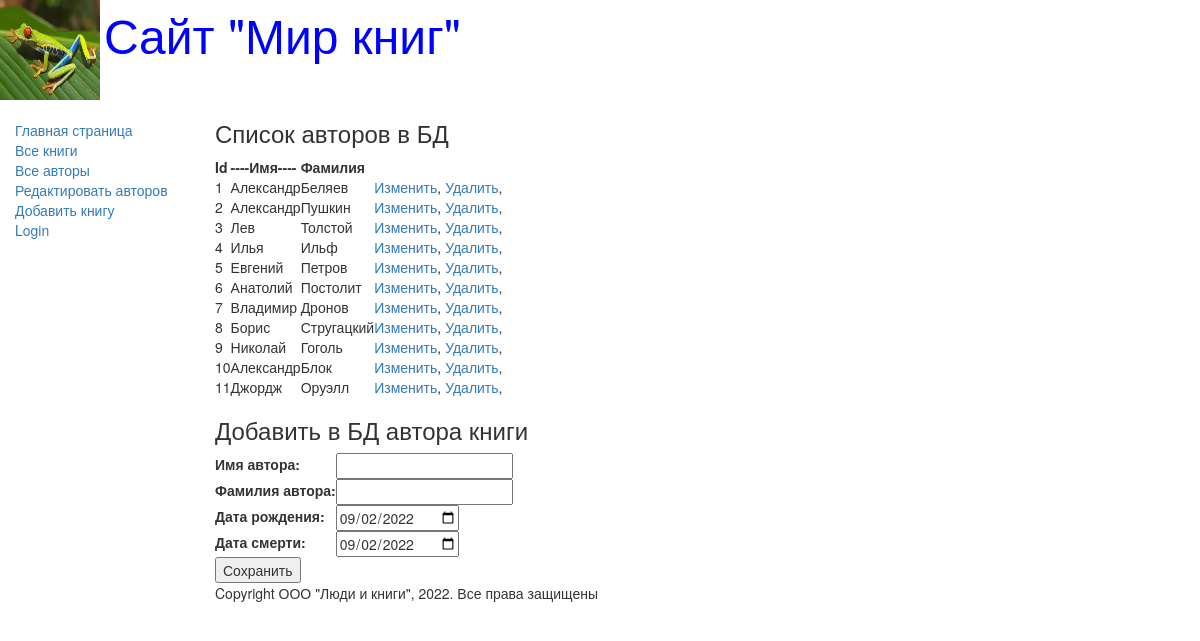
Page /authors_add/ on the committed database.
### catalog/models.py (models this page shows, shortened)
class Author(models.Model):
    first_name = models.CharField(max_length=100, help_text='Введите имя автора', verbose_name='Имя автора')
    last_name = models.CharField(max_length=100, help_text='Введите фамилию автора', verbose_name='Фамилия автора')
    date_of_birth = models.DateField(help_text='Введите дату рождения', verbose_name='Дата рождения', null=True,
                                     blank=True)
    date_of_death = models.DateField(help_text='Введите дату смерти', verbose_name='Дата смерти', null=True, blank=True)

### catalog/views.py (the view)
# urls.py: path('authors_add/', views.authors_add, name='authors_add'),
def authors_add(request):
    author = Author.objects.all()
    authorsform = AuthorsForm()
    return render(request, "catalog/authors_add.html", {'form': authorsform, 'author': author})

### catalog/forms.py
class AuthorsForm(forms.Form):
    first_name = forms.CharField(label='Имя автора')
    last_name = forms.CharField(label='Фамилия автора')
    date_of_birth = forms.DateField(label='Дата рождения', initial=format(date.today()),
                                    widget=forms.widgets.DateInput(attrs={'type': 'date'}))
    date_of_death = forms.DateField(label='Дата смерти', initial=format(date.today()),
                                    widget=forms.widgets.DateInput(attrs={'type': 'date'}))

### catalog/templates/catalog/authors_add.html (shortened to what this page needs)
{% extends "base_generic.html" %}
{% block content %}
<h3>Список авторов в БД</h3>
<table>
    <thead>
    <th>Id</th>
    <th>----Имя----</th>
    <th>Фамилия</th>
    <th></th>
    </thead>
    {% if author %}
    {% for author in author.all %}
    <tr>
        <td>{{ author.id }}</td>
        <td>{{ author.first_name }}</td>
        <td>{{ author.last_name }}</td>
        <td><a href="/edit1/{{ author.id }}">Изменить</a>,
            <a href="/delete/{{ author.id }}">Удалить</a>,
        </td>
    </tr>
    {% endfor %}
    {% else %}
    <p>В базе нет авторов</p>
    {% endif %}
</table>
<h3>Добавить в БД автора книги</h3>
<form method="post" action="/create/">
    <table>
        {{ form }}
    </table>
    <input type="submit" value="Сохранить">
</form>
{% endblock %}

### rows in the picture
Author: id "1", first_name "Александр", last_name "Беляев"
Author: id "2", first_name "Александр", last_name "Пушкин"
Author: id "3", first_name "Лев", last_name "Толстой"
Author: id "4", first_name "Илья", last_name "Ильф"
Author: id "5", first_name "Евгений", last_name "Петров"
Author: id "6", first_name "Анатолий", last_name "Постолит"
Author: id "7", first_name "Владимир", last_name "Дронов"
Author: id "8", first_name "Борис", last_name "Стругацкий"
Author: id "9", first_name "Николай", last_name "Гоголь"
Author: id "10", first_name "Александр", last_name "Блок"
Author: id "11", first_name "Джордж", last_name "Оруэлл"
